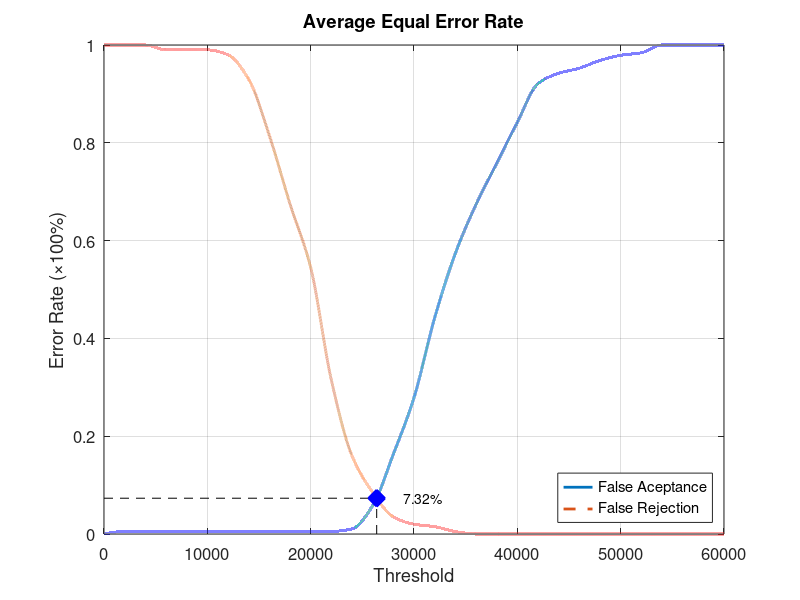
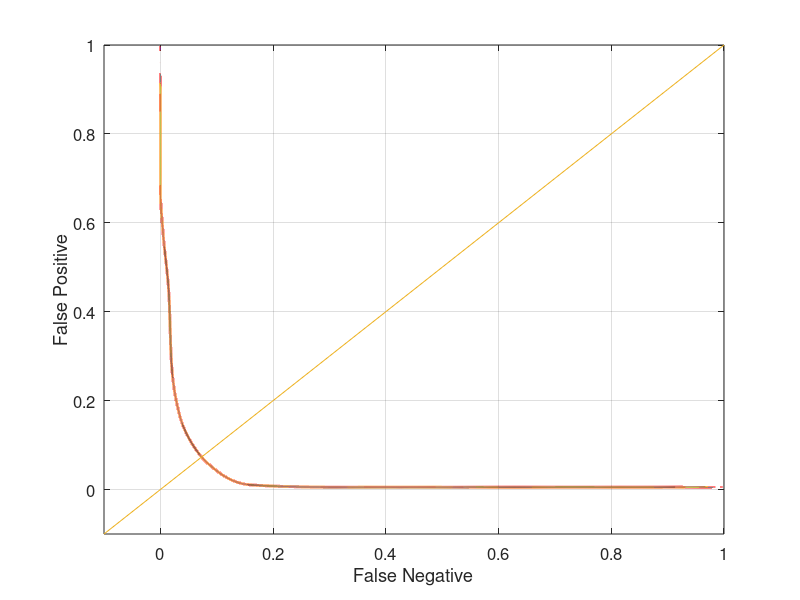

MATLAB code for these plots, in order:
function yEER = Database3_4
close all;
clear;
clc;
x = 0:2000:60000;
xq = 0:0.5:60000;

y0 = [0 0.00526316 0.00526316 0.00526316 0.00526316 0.00526316 0.00526316 0.00526316 0.00526316 0.00526316 0.00526316 0.00526316 0.0105263 0.0578947 0.163158 0.278947 0.442105 0.573684 0.673684 0.757895 0.842105 0.921053 0.942105 0.952632 0.968421 0.978947 0.984211 1 1 1 1];
yy0 = interp1(x, y0, xq, 'pchip');
y1 = [1 1 1 0.99 0.99 0.99 0.98 0.93 0.815 0.675 0.545 0.315 0.16 0.085 0.035 0.02 0.015 0.005 0 0 0 0 0 0 0 0 0 0 0 0 0];
yy1 = interp1(x, y1, xq, 'pchip');

% Calculating EER: 
y2 = abs(y0 - y1);
find(y2 == min(y2))
yy2 = abs(yy0 - yy1);
xEER = find(yy2 == min(yy2));
xEERIndex = xq(xEER) % X-axis EER
yEER = yy0(xEER) % Y-axis EER

main = figure
plot(xq, yy0,'-','LineWidth', 2);	hold on
plot(xq, yy1,'--','LineWidth', 2);	hold on
plot([xEERIndex xEERIndex], [0 yEER], 'k--');	hold on
plot([0 xEERIndex], [yEER yEER], 'k--');	hold on
plot(xEERIndex, yEER, 'bx', 'LineWidth', 10);	hold on
text(xEERIndex + 10 * xEERIndex / 100, yEER, [num2str(round((10000 * yEER)) / 100) '%'])
legend('False Aceptance', 'False Rejection', 'Location', 'SouthEast')
xlabel('Threshold')
ylabel('Error Rate (\times100%)')
title('Average Equal Error Rate')
set(gca, 'FontSize', 12)
axis([0 60000 0 1])
grid on

print(main, 'Database3_4Main', '-dpng');
FNRxFPR = figure('Color', [1 1 1]);
plot(yy1, yy0, '-', yy1, yy0, 'LineWidth', 2);
hold on
y = -0.1:0.1:1
plot(y, y); 
set(gca, 'FontSize', 12)
xlabel('False Negative')
ylabel('False Positive')
axis([-0.1 1 -0.1 1])
set(gca, 'FontSize', 12)
grid on

print(FNRxFPR, 'Database3_4FNRxFPR','-dpng');
end
